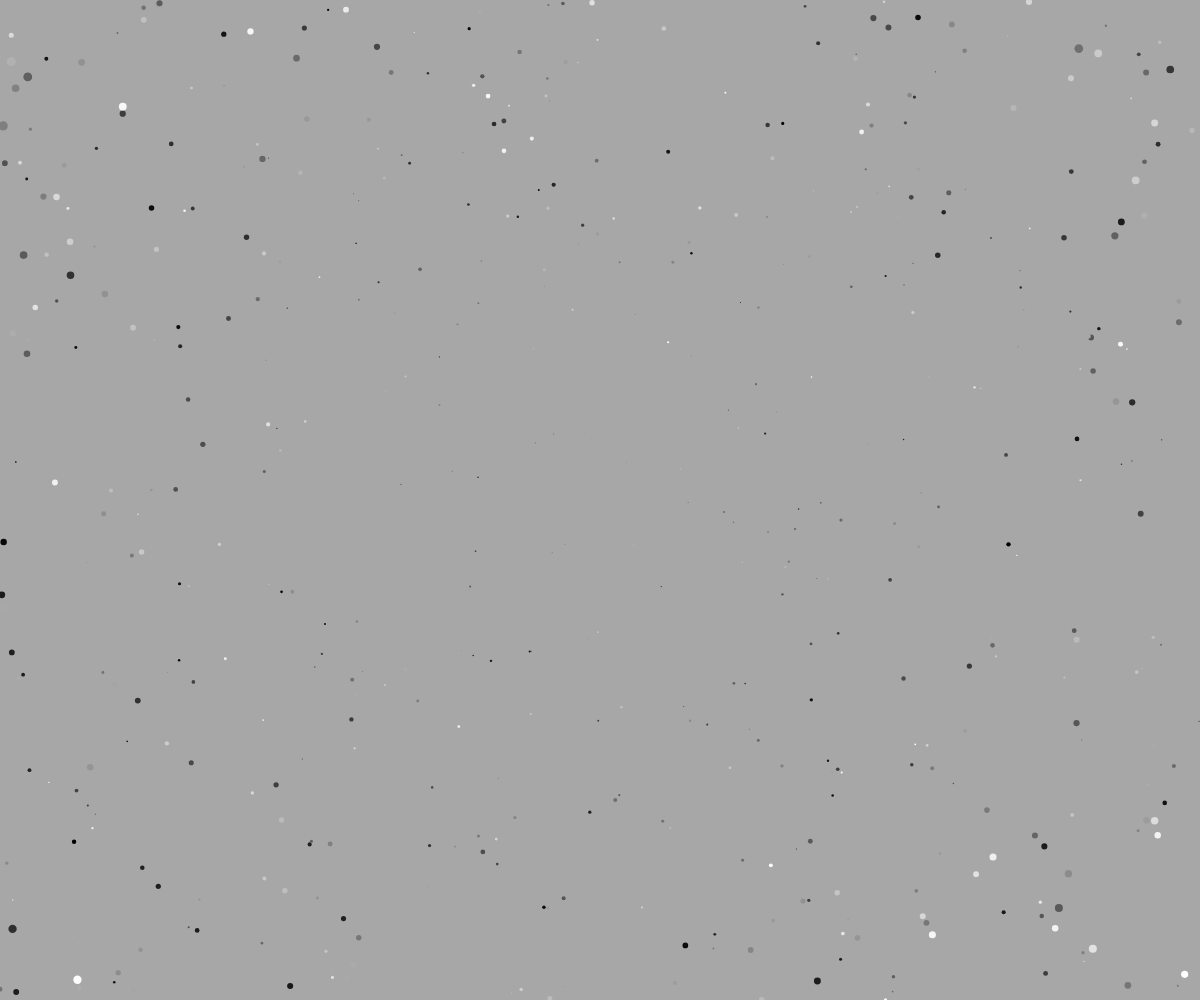
Frame 1 (no input)
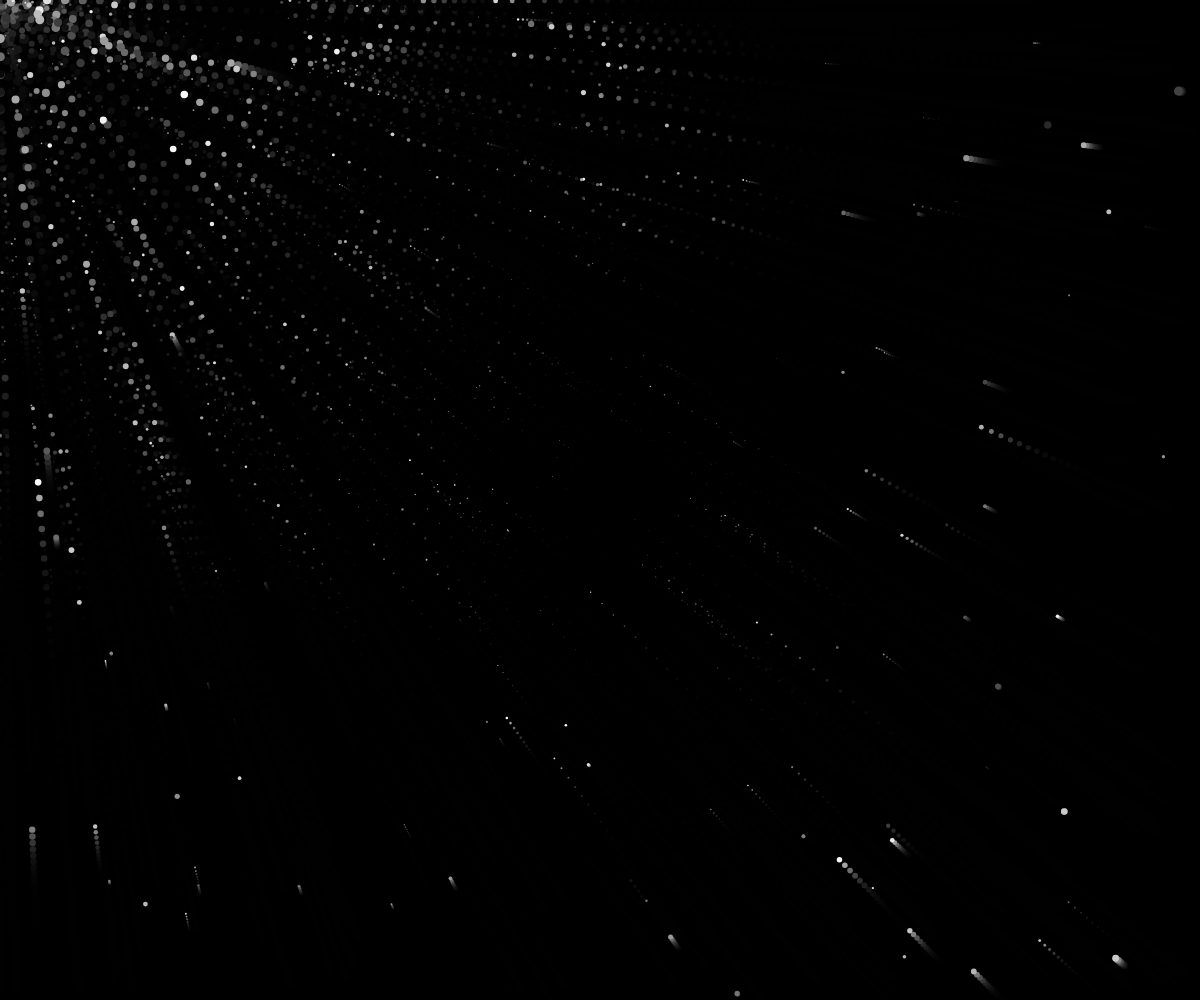
Frame 60 (no input)
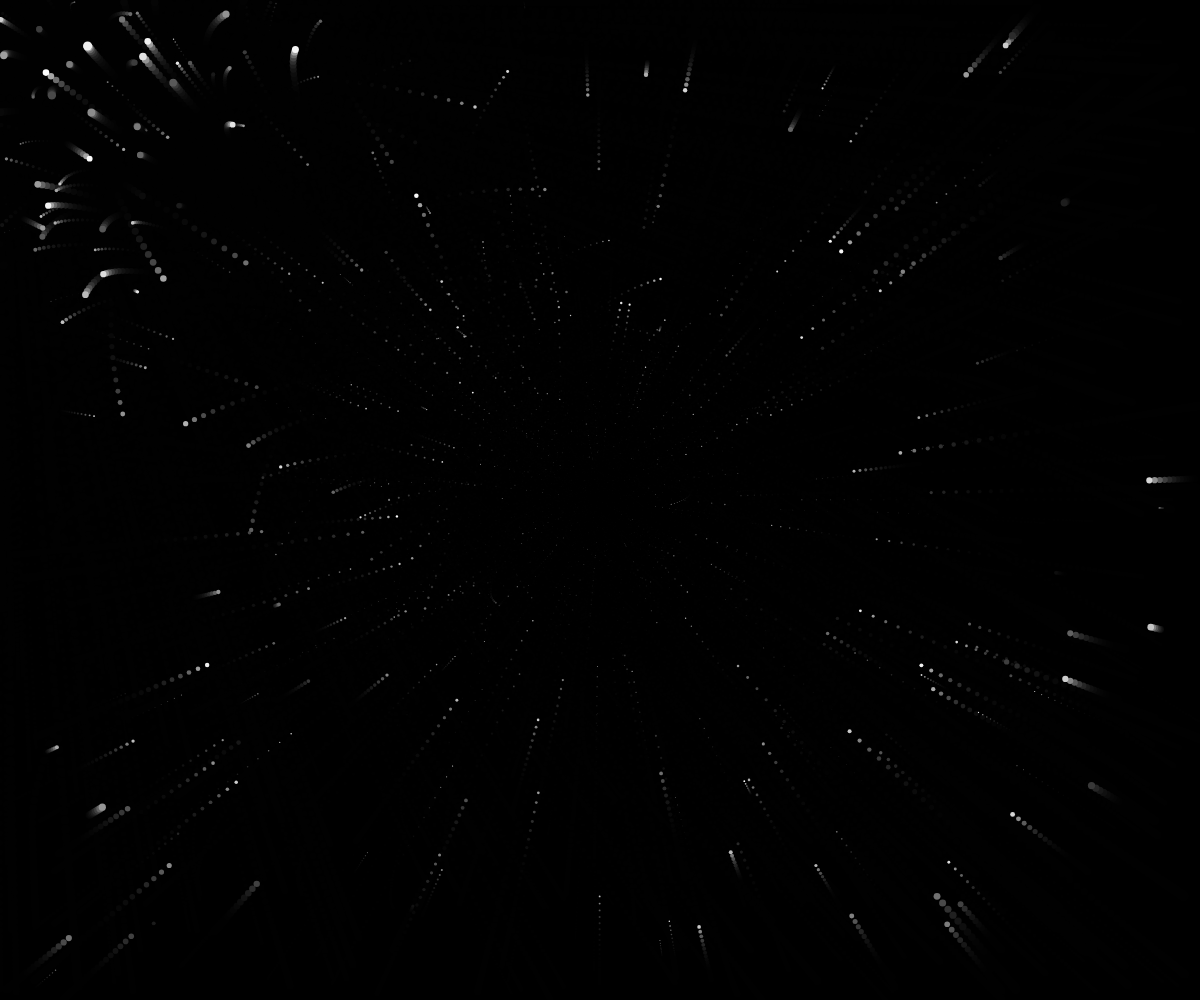
Frame 120 (the mouse pressed at the canvas centre since frame 60)

The p5.js sketch that drew these frames (run headless with seeded random() and noise() and a simulated clock; from frame 60 on, the mouse is pressed at the canvas centre):

// p5.js sketch
// ── sketch.js
// the inspiration and the basic code was adapted from https://juejin.cn/post/7251648321545994295
const stars = [];

function setup() {
    createCanvas(windowWidth, windowHeight);
    noStroke();
    const starCount = parseInt(width * height / (width + height));
    for (let i = 0; i < starCount; i++) {
        const startPos = createVector(random(width), random(height));
        stars.push(new Star(startPos));
    }
}

function draw() {
    background(0, 88);
    stars.forEach(star => {
        star.update(mouseX, mouseY); 
        star.display();
    });
}


class Star {
    constructor(vLocation) {
        this.position = vLocation;
        this.velocity = createVector();
        this.acceleration = createVector();
        this.color = random(255);
        this.size = random(1, 8);
        this.initDirection();
    }

    initDirection() {
        const mousePos = createVector(mouseX, mouseY);
        const direction = p5.Vector.sub(mousePos, this.position);
        this.acceleration = direction.mult(random(0.1, 0.5));
    }

    update(mouseX, mouseY) {
        const mousePos = createVector(mouseX, mouseY);
        // the p5.Vectire.sub from https://p5js.org/zh-Hans/reference/#/p5.Vector
        const direction = p5.Vector.sub(mousePos, this.position).normalize();
        this.acceleration = direction.mult(random(0.1, 0.5));

        this.velocity.add(this.acceleration);
        this.position.add(this.velocity);
        this.checkEdge();
    }

    display() {
        fill(this.color);
        const distance = p5.Vector.sub(this.position, createVector(width / 2, height / 2)).mag();
        const size = map(distance, 0, width / 2, 0, this.size);
        circle(this.position.x, this.position.y, size);
    }

    reset() {
        this.position = createVector(random(width), random(height));
        this.velocity = createVector();
        this.initDirection();
    }

    checkEdge() {
        if (this.position.x > width || this.position.x < 0 ||
            this.position.y > height || this.position.y < 0) {
            this.reset();
        }
    }
}
